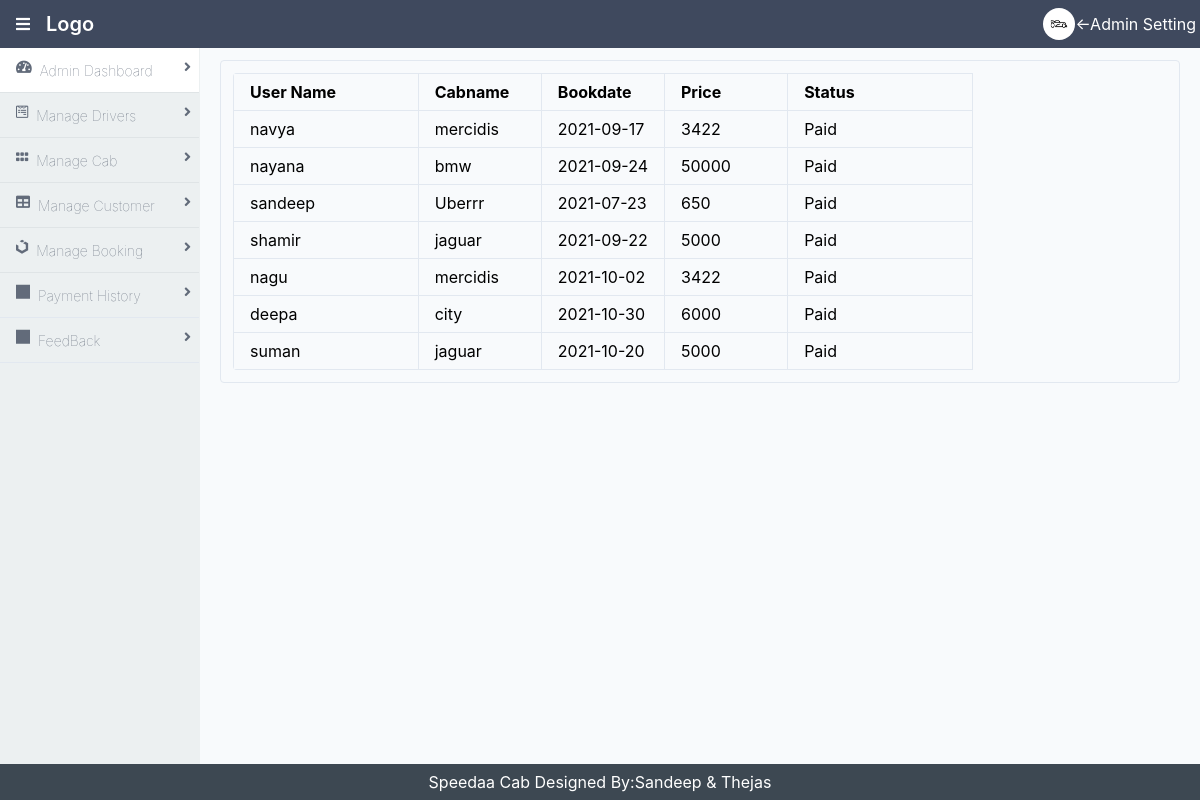
/admin/payment.php (signed in), run on an earlier commit of the app's database.
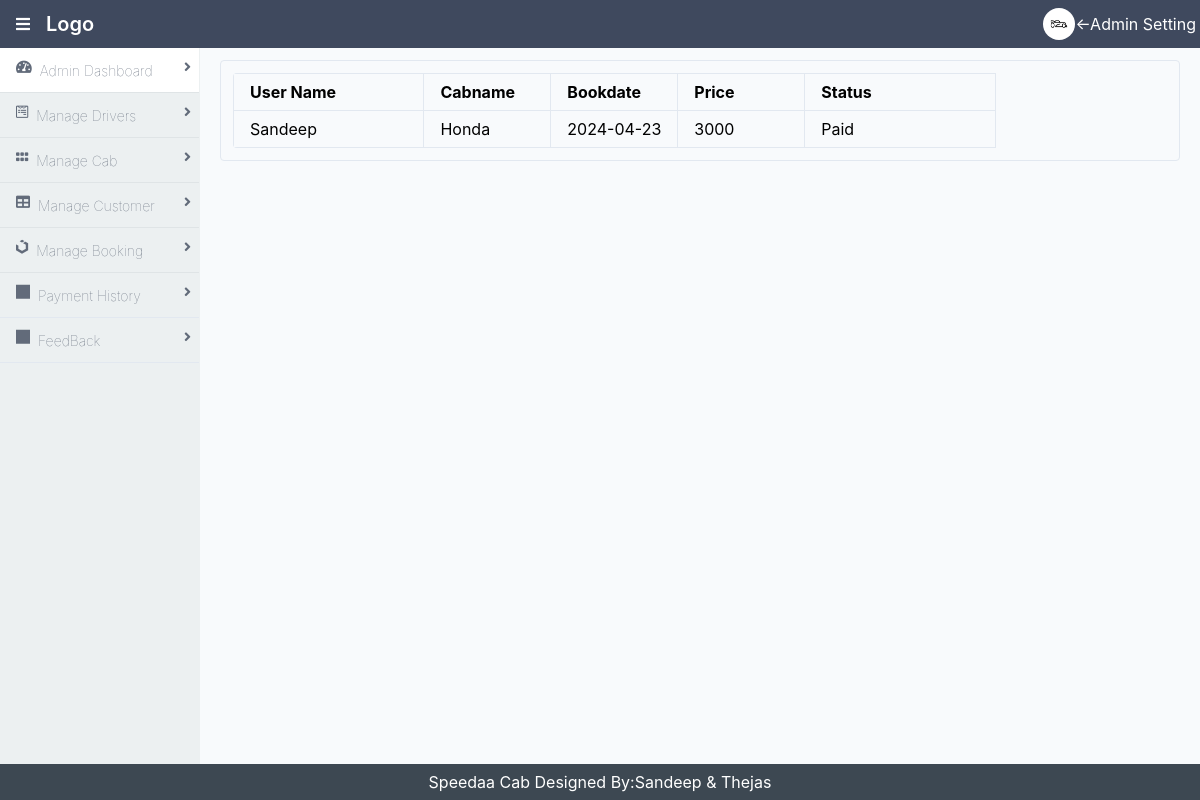
And on a later commit of the database.
### tables this page shows
CREATE TABLE `payment` (
  `pid` int(11) NOT NULL,
  `bid` int(11) NOT NULL,
  `uid` int(11) NOT NULL,
  `amount` float NOT NULL,
  `method` varchar(123) NOT NULL,
  `pstatus` varchar(123) NOT NULL
);

CREATE TABLE `user` (
  `uid` int(11) NOT NULL,
  `name` varchar(111) NOT NULL,
  `addr` varchar(111) NOT NULL,
  `contno` bigint(20) NOT NULL,
  `emailid` varchar(123) NOT NULL,
  `password` varchar(123) NOT NULL
);

CREATE TABLE `vehicle` (
  `vid` int(11) NOT NULL,
  `did` int(11) NOT NULL,
  `vname` varchar(123) NOT NULL,
  `vno` varchar(50) NOT NULL,
  `type` varchar(123) NOT NULL,
  `vimage` varchar(140) NOT NULL,
  `vamount` bigint(20) NOT NULL,
  `vstatus` varchar(123) NOT NULL DEFAULT 'Notyet'
);

CREATE TABLE `booking` (
  `bid` int(11) NOT NULL,
  `uid` int(11) NOT NULL,
  `vid` int(11) NOT NULL,
  `bdate` date NOT NULL,
  `pickuplocation` varchar(123) NOT NULL,
  `droplocation` varchar(123) NOT NULL,
  `phonenumber` varchar(20) NOT NULL,
  `bstatus` varchar(123) NOT NULL DEFAULT 'NotYet'
);

### admin/payment.php (the view, shortened to what this page needs)
<!DOCTYPE html>
<div class="mx-auto bg-grey-lightest">
    <div class="min-h-screen flex flex-col">
        <?php include "header.php"; ?>
        <div class="flex flex-1">
            <?php include "sidebar.php"; ?>
            <main class="bg-white-500 flex-1 p-3 overflow-hidden">
                <div class="flex flex-col">
                    <div class="flex flex-1  flex-col md:flex-row lg:flex-row mx-2">
                        <div class="mb-2 border-solid border-gray-300 rounded border shadow-sm w-full">
                            <div class="p-3">
                                <table class="table-responsive w-full rounded">
                                    <thead>
                                        <tr>
                                            <th class="border w-1/4 px-4 py-2">User Name</th>
                                            <th class="border w-1/6 px-4 py-2">Cabname</th>
                                            <th class="border w-1/6 px-4 py-2">Bookdate</th>
                                            <th class="border w-1/6 px-4 py-2">Price</th>
                                            <th class="border w-1/7 px-4 py-2">Status</th>
                                        </tr>
                                    </thead>
                                    <tbody>
                                        <?php
                                        include "config.php";
                                        $qry = mysqli_query($con, "SELECT * FROM payment INNER join booking on payment.bid=booking.bid INNER JOIN vehicle ON booking.vid=vehicle.vid INNER JOIN user on user.uid=booking.uid");
                                        while ($row = mysqli_fetch_array($qry)) { ?>
                                            <tr>
                                                <td class="border px-4 py-2"><?php echo $row['name']; ?></td>
                                                <td class="border px-4 py-2"><?php echo $row['vname']; ?></td>
                                                <td class="border px-4 py-2"><?php echo $row['bdate']; ?></td>
                                                <td class="border px-4 py-2"><?php echo $row['amount']; ?></td>
                                                <td class="border px-4 py-2"><?php echo $row['pstatus']; ?></td>
                                            <?php } ?>
                                        </tr>
                                    </tbody>
                                </table>
                            </div>
                        </div>
                    </div>
                </div>
            </main>
        </div>
        <?php include "footer.php"; ?>
    </div>
</div>
</body>
</html>

What changed in the data, as far as the page shows it:
removed payment: uid.name "navya", vehicle.vname "mercidis", bid.bdate "2021-09-17", amount "3422", pstatus "Paid"
removed payment: uid.name "nayana", vehicle.vname "bmw", bid.bdate "2021-09-24", amount "50000", pstatus "Paid"
removed payment: uid.name "sandeep", vehicle.vname "Uberrr", bid.bdate "2021-07-23", amount "650", pstatus "Paid"
removed payment: uid.name "shamir", vehicle.vname "jaguar", bid.bdate "2021-09-22", amount "5000", pstatus "Paid"
removed payment: uid.name "nagu", vehicle.vname "mercidis", bid.bdate "2021-10-02", amount "3422", pstatus "Paid"
removed payment: uid.name "deepa", vehicle.vname "city", bid.bdate "2021-10-30", amount "6000", pstatus "Paid"
removed payment: uid.name "suman", vehicle.vname "jaguar", bid.bdate "2021-10-20", amount "5000", pstatus "Paid"
now on this page (row edited): payment: uid.name "Sandeep", vehicle.vname "Honda", bid.bdate "2024-04-23", amount "3000", pstatus "Paid"
